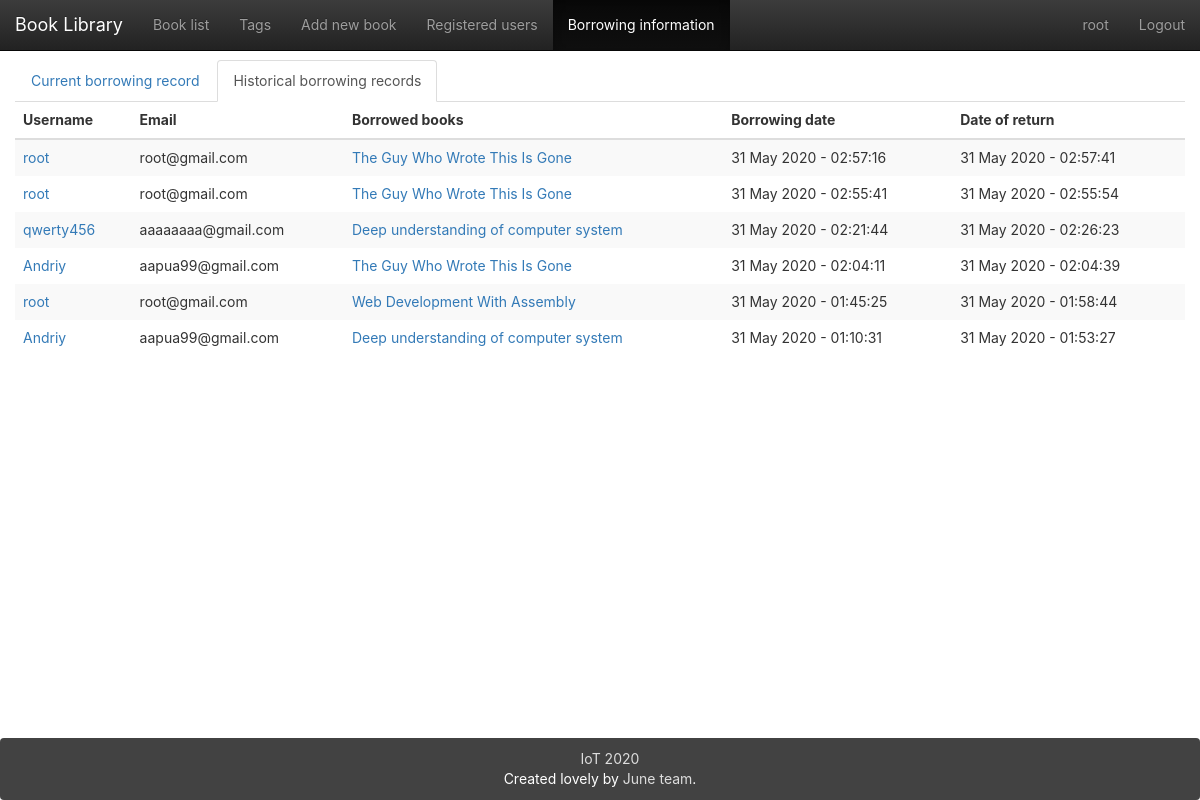
Page /logs_info/?show=1 (signed in) on the earlier database version.
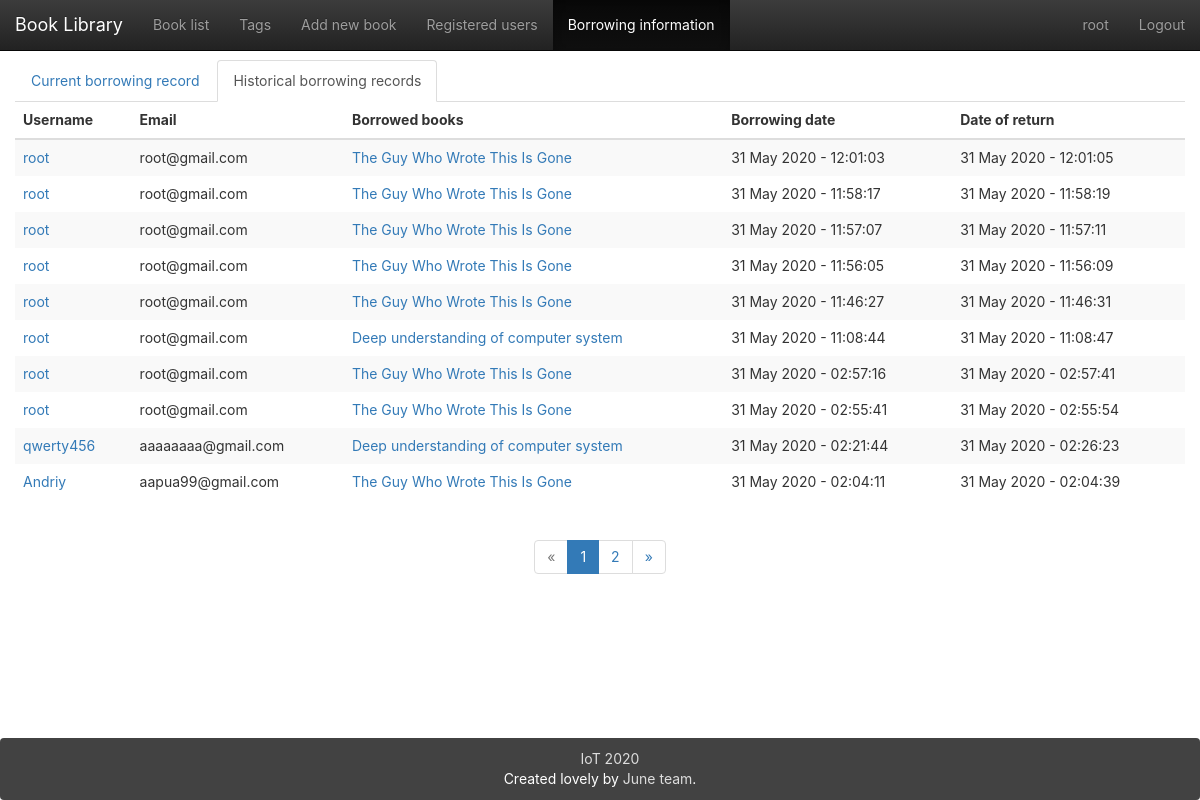
Same page on the later database version.
### app/models.py (models this page shows, shortened)
class User(UserMixin, db.Model):
    __tablename__ = 'users'
    id = db.Column(db.Integer, primary_key=True)
    email = db.Column(db.String(64), unique=True)
    name = db.Column(db.String(64))
    password_hash = db.deferred(db.Column(db.String(128)))
    major = db.Column(db.String(128))
    role_id = db.Column(db.Integer, db.ForeignKey('roles.id'))
    headline = db.Column(db.String(32), nullable=True)
    about_me = db.deferred(db.Column(db.Text, nullable=True))
    about_me_html = db.deferred(db.Column(db.Text, nullable=True))
    avatar = db.Column(db.String(128))
    member_since = db.Column(db.DateTime(), default=datetime.utcnow)
    balance = db.Column(db.Integer())
    transactions = db.relationship('Transaction',
                           backref=db.backref('user', lazy='joined'),
                           lazy='dynamic',
                           cascade='all, delete-orphan')
    @property
    def password(self):
        raise AttributeError('password is not readable attribute')
    def can(self, permissions):
        return self.role is not None and \
               (self.role.permissions & permissions) == permissions
    logs = db.relationship('Log',
                           backref=db.backref('user', lazy='joined'),
                           lazy='dynamic',
                           cascade='all, delete-orphan')
    comments = db.relationship('Comment',
                               backref=db.backref('user', lazy='joined'),
                               lazy='dynamic',
                               cascade='all, delete-orphan')

class Log(db.Model):
    __tablename__ = 'logs'
    id = db.Column(db.Integer, primary_key=True)
    user_id = db.Column(db.Integer, db.ForeignKey('users.id'))
    book_id = db.Column(db.Integer, db.ForeignKey('books.id'))
    borrow_timestamp = db.Column(db.DateTime, default=datetime.now())
    return_timestamp = db.Column(db.DateTime, default=datetime.now())
    returned = db.Column(db.Boolean, default=0)
    return_request = db.Column(db.Boolean, default=0)

class Book(db.Model):
    __tablename__ = 'books'
    id = db.Column(db.Integer, primary_key=True)
    isbn = db.Column(db.String(16), unique=True)
    title = db.Column(db.String(128))
    origin_title = db.Column(db.String(128))
    subtitle = db.Column(db.String(128))
    author = db.Column(db.String(128))
    translator = db.Column(db.String(64))
    publisher = db.Column(db.String(64))
    image = db.Column(db.String(128))
    pubdate = db.Column(db.String(32))
    pages = db.Column(db.Integer)
    price = db.Column(db.String(16))
    binding = db.Column(db.String(16))
    numbers = db.Column(db.Integer, default=5)
    summary = db.deferred(db.Column(db.Text, default=""))
    summary_html = db.deferred(db.Column(db.Text))
    catalog = db.deferred(db.Column(db.Text, default=""))
    catalog_html = db.deferred(db.Column(db.Text))
    hidden = db.Column(db.Boolean, default=0)
    transactions = db.relationship('Transaction',
                           backref=db.backref('book', lazy='joined'),
                           lazy='dynamic',
                           cascade='all, delete-orphan')
    logs = db.relationship('Log',
                           backref=db.backref('book', lazy='joined'),
                           lazy='dynamic',
                           cascade='all, delete-orphan')
    comments = db.relationship('Comment', backref='book',
                               lazy='dynamic',
                               cascade='all, delete-orphan')
    @property
    def tags_string(self):
        return ",".join([tag.name for tag in self.tags.all()])

### app/main/log/views.py (the view)
@log.route('/')
@login_required
def index():
    show = request.args.get('show', 0, type=int)
    if show != 0:
        show = 1
    page = request.args.get('page', 1, type=int)
    pagination = Log.query.filter_by(returned=show).order_by(Log.borrow_timestamp.desc()).paginate(page, per_page=10)
    logs = pagination.items
    return render_template("logs_info.html", logs=logs, pagination=pagination, title=u"Borrowing information")

### app/main/log/templates/logs_info.html (shortened to what this page needs)
{% extends "base.html" %}
{% from "bootstrap/pagination.html" import render_pagination %}
{% block mycontent %}
    <ul class="nav nav-tabs" role="tablist">
        {% if request.args.get('show',0)!='1' %}
            <li role="presentation" class="active"><a href="#" role="tab">Current borrowing record</a></li>
            <li role="presentation"><a href="{{ url_for('log.index',show=1) }}" role="tab">Historical borrowing records</a></li>
        {% else %}
            <li role="presentation"><a href="{{ url_for('log.index',show=0) }}" role="tab">Current borrowing record</a></li>
            <li role="presentation" class="active"><a href="#" role="tab">Historical borrowing records</a></li>
        {% endif %}
    </ul>
    <div class="tab-content">
        {% if request.args.get('show',0)!='1' %}
            <table class="table table-striped table-hover">
                <thead class="hidden-xs">
                <tr>
                    <th>Username</th>
                    <th>Email</th>
                    <th>Borrowed books</th>
                    <th>Borrowing date</th>
                    <th>Due date</th>
                    {%- if current_user.is_authenticated -%}
                        <th>Operations</th>
                    {%- endif -%}
                </tr>
                </thead>
                <tbody>
                {% for log in logs %}
                    <tr class="animated fadeIn delay-{{ loop.index0 }}">
                        <td><a href="{{ url_for('user.detail' ,user_id=log.user.id) }}">{{ log.user.name }}</a>
                            <a class="visible-xs-block"
                               href="{{ url_for('book.detail',book_id=log.book.id) }}">{{ log.book.title }}</a>
                            <p class="visible-xs-block">Borrowing date: <span
                                    class="line-wrap">{{ log.borrow_timestamp.strftime('%d %B %Y - %H:%M:%S') }}</span>
                            </p>
                            <p class="visible-xs-block">Due date: <span
                                    class="line-wrap">{{ log.return_timestamp.strftime('%d %B %Y - %H:%M:%S') }}</span>
                            </p>
                            {%- if current_user.is_authenticated -%}
                                {% if current_user.id == log.user.id %}
                                    <a class="btn btn-primary visible-xs-block"
                                       href="{{ url_for('log.book_return',log_id=log.id,next=request.path) }}">
                                        Return
                                    </a>
                                {% else %}
                                    <button class="btn btn-warning visible-xs-block btn-block" disabled>To be returned</button>
                                {% endif %}
                            {%- endif -%}
                        </td>
                        <td class="hidden-xs">{{ log.user.email }}</td>
                        <td class="hidden-xs"><a
                                href="{{ url_for('book.detail',book_id=log.book.id) }}">{{ log.book.title }}</a></td>
                        <td class="hidden-xs">{{ log.borrow_timestamp.strftime('%d %B %Y - %H:%M:%S') }}</td>
                        <td class="hidden-xs">{{ log.return_timestamp.strftime('%d %B %Y - %H:%M:%S') }}</td>
                        {%- if current_user.is_authenticated -%}
                            <td class="hidden-xs">
                            {% if current_user.id == log.user.id %}
                                {% if log.return_request == false %}
                                    <a class="btn btn-primary btn-block"
                                       href="{{ url_for('log.book_return',log_id=log.id,next=request.path) }}">
                                        Return
                                    </a>
                                {% elif not current_user.can(Permission.APPROVE_REQUEST_RETURN)%}
                                    <a class="btn  btn-secondary  btn-block" disabled="disabled">
                                        Wait
                                    </a>
                                {% else %}
                                    <a class="btn btn-success btn-block"
                                    href="{{ url_for('log.book_approve_return',log_id=log.id,next=request.path) }}">Approve</a>
                                {% endif %}
                            {% else %}
                                {% if current_user.can(Permission.APPROVE_REQUEST_RETURN) and log.return_request == true %}
                                    <a class="btn btn-success btn-block"
                                    href="{{ url_for('log.book_approve_return',log_id=log.id,next=request.path) }}">Approve</a>
                                {% else %}
                                    <button class="btn btn-warning btn-block" disabled>To be returned</button>
                                {% endif %}
                            {% endif %}
                        {%- endif -%}
                        </td>
                    </tr>
                {% endfor %}
                </tbody>
            </table>
        {% else %}
            <table class="table table-striped table-hover">
                <thead class="hidden-xs">
                <tr>
                    <th>Username</th>
                    <th>Email</th>
                    <th>Borrowed books</th>
                    <th>Borrowing date</th>
                    <th>Date of return</th>
                </tr>
                </thead>
                <tbody>
                {% for log in logs %}
                    <tr class="animated fadeIn delay-{{ loop.index0 }}">
                        <td><a href="{{ url_for('user.detail' ,user_id=log.user.id) }}">{{ log.user.name }}</a>
                        </td>
                        <td class="hidden-xs">{{ log.user.email }}</td>
                        <td class="hidden-xs"><a
                                href="{{ url_for('book.detail',book_id=log.book.id) }}">{{ log.book.title }}</a></td>
                        <td class="hidden-xs">{{ log.borrow_timestamp.strftime('%d %B %Y - %H:%M:%S') }}</td>
                        <td class="hidden-xs">{{ log.return_timestamp.strftime('%d %B %Y - %H:%M:%S') }}</td>
                    </tr>
                {% endfor %}
                </tbody>
            </table>
            </div>
        {% endif %}
    {% if pagination and pagination.pages > 1 %}
        <div class="container-fluid text-center">
            {{ render_pagination(pagination) }}
        </div>
    {% endif %}
{% endblock %}

### app/templates/base.html (shortened to what this page needs)
{%- extends "bootstrap/base.html" -%}
{%- from 'bootstrap/utils.html' import flashed_messages,icon -%}
{%- block styles -%}
    <link href="{{ url_for('static',filename='css/bootstrap.min.css') }}" rel="stylesheet">
    <link href="{{ url_for('static',filename='css/bootstrap-theme.min.css') }}" rel="stylesheet">
    <link href="{{ url_for('static',filename='css/main.css') }}" rel="stylesheet">
{%- endblock -%}
{%- block body_attribs %} class="Site"{%- endblock -%}
{%- block navbar -%}
    <nav class="navbar  navbar-inverse navbar-fixed-top">
        <div class="container-fluid">
            <div class="navbar-header">
                <a class="navbar-brand" href="{{ url_for('main.index') }}">Book Library</a>
            </div>
            <div class="collapse navbar-collapse" id="bs-example-navbar-collapse-1">
                <ul class="nav navbar-nav">
                    <li {%- if request.path == url_for('book.index') %} class="active"{%- endif -%} ><a
                            href="{{ url_for('book.index') }}">Book list</a></li>
                    {%- if current_user.is_authenticated -%}
                        <li {%- if request.path == url_for('book.tags') %} class="active"{%- endif -%} ><a
                                href="{{ url_for('book.tags') }}">Tags</a></li>
                        {%- if current_user.can(Permission.ADD_BOOK) -%}
                            <li {%- if request.path == url_for('book.add') %} class="active"{%- endif -%} ><a
                                    href="{{ url_for('book.add') }}">Add new book</a></li>
                        {%- endif -%}
                        <li {%- if request.path == url_for('user.index') %} class="active"{%- endif -%} ><a
                                href="{{ url_for('user.index') }}">Registered users</a></li>
                        <li {%- if request.path == url_for('log.index') %} class="active"{%- endif -%} ><a
                                href="{{ url_for('log.index') }}">Borrowing information</a></li>
                    {%- endif -%}
                </ul>
                <ul class="nav navbar-nav navbar-right">
                    {%- if current_user.is_authenticated -%}
                        <li  >
                            <a href="{{ url_for('user.detail',user_id=current_user.id) }}">{{ current_user.name }}</a>
                        </li>
                        <li><a href="{{ url_for('auth.logout') }}">Logout</a></li>
                    {%- else -%}
                        <li><a href="{{ url_for('auth.login') }}">Login</a></li>
                    {%- endif -%}
                </ul>
            </div>
        </div>
    </nav>
{%- endblock -%}
{%- block content -%}
    <main class="container-fluid Site-content">
        {%- block mycontent -%}{%- endblock -%}
    </main>
    <footer class="panel panel-inverse">
        <div id="site-footer-content">
            <div><a href="https://github.com/falsefox13/Library" target="_blank"><span
                    class="icon icon--github"><svg
                    viewBox="0 0 16 16">
                </svg></span><span class="username"> IoT 2020 </span></a></div>
            <span class="line-wrap">Created lovely by <a href="https://github.com/falsefox13/Library">June team</a>.</span>
        </div>
    </footer>
{%- endblock -%}

Differences in the rows shown:
no longer on this page (row unchanged): Log: user.name "root", user.email "root@gmail.com", book "Web Development With Assembly", borrow_timestamp "31 May 2020 - 01:45:25", return_timestamp "31 May 2020 - 01:58:44"
no longer on this page (row unchanged): Log: user.name "Andriy", user.email "aapua99@gmail.com", book "Deep understanding of computer system", borrow_timestamp "31 May 2020 - 01:10:31", return_timestamp "31 May 2020 - 01:53:27"
added Log: user.name "root", user.email "root@gmail.com", book "The Guy Who Wrote This Is Gone", borrow_timestamp "31 May 2020 - 12:01:03", return_timestamp "31 May 2020 - 12:01:05"
added Log: user.name "root", user.email "root@gmail.com", book "The Guy Who Wrote This Is Gone", borrow_timestamp "31 May 2020 - 11:58:17", return_timestamp "31 May 2020 - 11:58:19"
added Log: user.name "root", user.email "root@gmail.com", book "The Guy Who Wrote This Is Gone", borrow_timestamp "31 May 2020 - 11:57:07", return_timestamp "31 May 2020 - 11:57:11"
added Log: user.name "root", user.email "root@gmail.com", book "The Guy Who Wrote This Is Gone", borrow_timestamp "31 May 2020 - 11:56:05", return_timestamp "31 May 2020 - 11:56:09"
added Log: user.name "root", user.email "root@gmail.com", book "The Guy Who Wrote This Is Gone", borrow_timestamp "31 May 2020 - 11:46:27", return_timestamp "31 May 2020 - 11:46:31"
added Log: user.name "root", user.email "root@gmail.com", book "Deep understanding of computer system", borrow_timestamp "31 May 2020 - 11:08:44", return_timestamp "31 May 2020 - 11:08:47"
Other differences:
{{ render_pagination(pagination) }}: (not shown) → "« 1 2 »"
